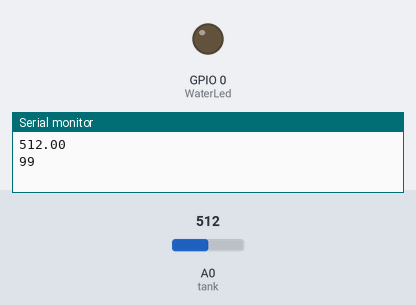
Bench run of a sketch on a simulated ESP8266 (NodeMCU). On the bench: output pins drawn as LEDs (lit = HIGH), the last lines printed to the serial monitor. The inputs (shaded band) are chosen by the test bench; at power-on: A0 (tank) = 512.

Above: at 2.7 s.
2.8 s: A0 (tank) set to 222
8.7 s: A0 (tank) set to 195
At 14.5 s:
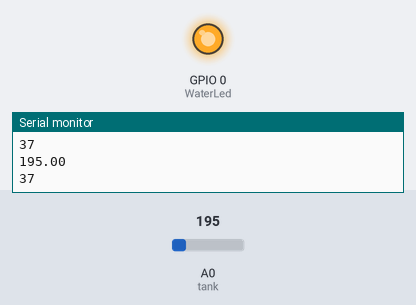
15.0 s: A0 (tank) set to 303
20.7 s: A0 (tank) set to 318
At 26.1 s:
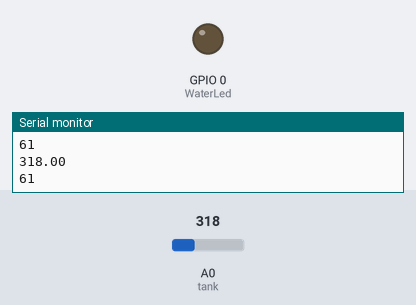
27.0 s: A0 (tank) set to 122
At 31.9 s:
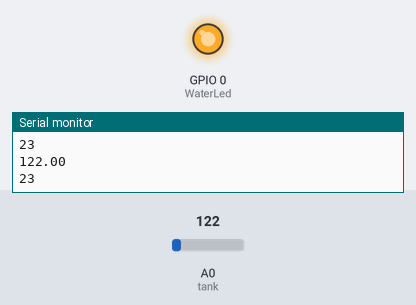
Timing chart, 0 to 33.4 s (numbered marks = the images above; inputs shaded):
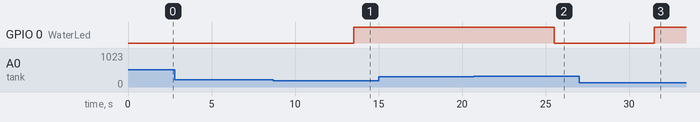

Measured:
- the behaviour switches between 208 and 207 on A0 (tank) (found by bisection; images 0 and 1)
- the behaviour switches between 310 and 311 on A0 (tank) (found by bisection; images 1 and 2)
- after the input at 8.7 s, GPIO 0 (WaterLed): LOW → HIGH after 4.8 s
- after the input at 20.7 s, GPIO 0 (WaterLed): HIGH → LOW after 4.8 s
- after the input at 27.0 s, GPIO 0 (WaterLed): LOW → HIGH after 4.5 s

The sketch:

WATERLEVEL.ino
```cpp
#define CAYENNE_PRINT Serial
#include <CayenneMQTTESP8266.h>
#include <ESP8266WiFi.h>

#define WaterLed 0 // D3
const int tank= A0; //sensor pin connected to analog pin A0

float liquid_level;
int liquid_percentage;
int top_level = 512;
int bottom_level = 3;

char ssid[] = "Honor 6X";
char wifiPassword[] = "90909090";

char username[] = "c74bc070-4618-11e8-9c3e-8331599aadae";
char password[] = "395d3d4a8523fbdec9dbe69c2ac93281d03c9983";
char clientID[] = "04818bb0-7718-11e9-beb3-736c9e4bf7d0";

void setup() {
  Serial.begin(115200);
  Cayenne.begin(username, password, clientID, ssid, wifiPassword);
  pinMode(tank, INPUT);
  pinMode(WaterLed, OUTPUT);
}

void loop() {
  liquid_level = analogRead(tank);
  liquid_percentage = ((liquid_level-bottom_level)/top_level)*100;
  Serial.println(liquid_level);
  Serial.println(liquid_percentage);
  delay(1000);
  Cayenne.loop();

  Motor();
}

void Motor(){
  delay(1000);
  if (liquid_percentage < 40.00){
    digitalWrite(WaterLed, HIGH);
  }
  if(liquid_percentage >= 60.00){
    digitalWrite(WaterLed, LOW);
  }
}

CAYENNE_OUT(V10)
{
    Cayenne.virtualWrite(V10, liquid_percentage);
}
```
